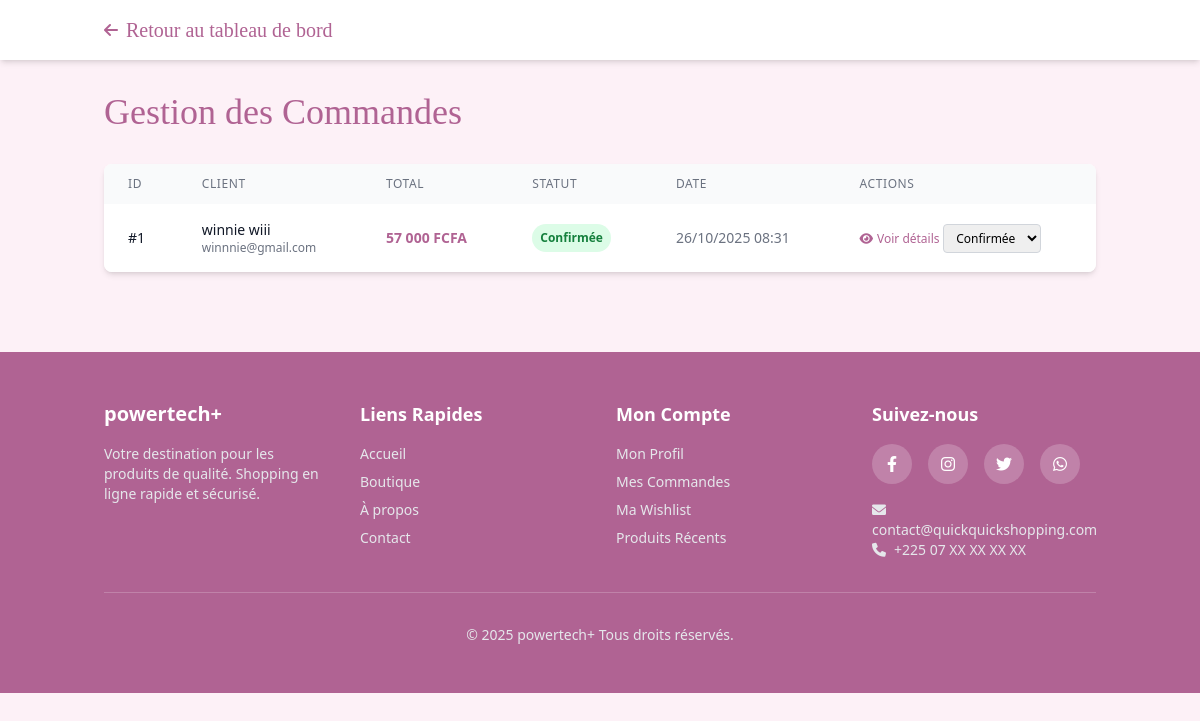
The app's page /admin/orders.php (signed in) with its own data.
### tables this page shows
CREATE TABLE `orders` (
  `id` int(11) NOT NULL,
  `customer_id` int(11) NOT NULL,
  `total_amount` decimal(10,2) NOT NULL,
  `status` enum('pending','confirmed','shipped','delivered','cancelled') DEFAULT 'pending',
  `payment_method` varchar(50) DEFAULT NULL,
  `payment_status` enum('pending','paid','failed','refunded') DEFAULT 'pending',
  `shipping_address` text DEFAULT NULL,
  `tracking_number` varchar(100) DEFAULT NULL,
  `created_at` timestamp NOT NULL DEFAULT current_timestamp(),
  `updated_at` timestamp NOT NULL DEFAULT current_timestamp() ON UPDATE current_timestamp()
);

CREATE TABLE `users` (
  `id` int(11) NOT NULL,
  `name` varchar(100) NOT NULL,
  `email` varchar(100) NOT NULL,
  `password` varchar(255) NOT NULL,
  `role` enum('admin','seller','customer') NOT NULL DEFAULT 'customer',
  `phone` varchar(20) DEFAULT NULL,
  `address` text DEFAULT NULL,
  `status` enum('active','pending','suspended','rejected') DEFAULT 'active',
  `total_sales` decimal(12,2) DEFAULT 0.00,
  `created_at` timestamp NOT NULL DEFAULT current_timestamp(),
  `updated_at` timestamp NOT NULL DEFAULT current_timestamp() ON UPDATE current_timestamp()
);

### admin/orders.php (the view, shortened to what this page needs)
<?php
include '../config/db.php';
$orders = [];
try {
    $stmt = $bdd->query("
        SELECT o.*, u.name as customer_name, u.email
        FROM orders o
        LEFT JOIN users u ON o.customer_id = u.id
        ORDER BY o.created_at DESC
    ");
    $orders = $stmt->fetchAll(PDO::FETCH_ASSOC);
} catch (Exception $e) {
    error_log('Erreur récupération commandes: ' . $e->getMessage());
    $orders = [];
}
?>
<!DOCTYPE html>
<html lang="fr">
<head>
    <script src="https://cdn.tailwindcss.com"></script>
    <link href="https://cdnjs.cloudflare.com/ajax/libs/font-awesome/6.0.0/css/all.min.css" rel="stylesheet">
</head>
<body class="bg-[#fdf1f7] min-h-screen">
    <header class="bg-white shadow-md sticky top-0 z-50">
        <div class="container mx-auto px-4 py-4">
            <div class="flex items-center justify-between">
                <a href="dashboard.php" class="flex items-center space-x-2">
                    <i class="fas fa-arrow-left text-[#b06393]"></i>
                    <span class="text-xl font-serif text-[#b06393]">Retour au tableau de bord</span>
                </a>
            </div>
        </div>
    </header>
    <div class="container mx-auto px-4 py-8">
        <div class="max-w-7xl mx-auto">
            <h1 class="text-4xl font-serif text-[#b06393] mb-8">Gestion des Commandes</h1>
            <?php if (empty($orders)): ?>
                <div class="bg-white rounded-lg shadow-md p-12 text-center">
                    <i class="fas fa-shopping-bag text-6xl text-gray-300 mb-4"></i>
                    <h3 class="text-2xl font-serif text-gray-700 mb-2">Aucune commande</h3>
                    <p class="text-gray-600">Il n'y a pas encore de commandes sur la plateforme.</p>
                </div>
            <?php else: ?>
                <div class="bg-white rounded-lg shadow-md overflow-hidden">
                    <div class="overflow-x-auto">
                        <table class="w-full">
                            <thead class="bg-gray-50">
                                <tr>
                                    <th class="px-6 py-3 text-left text-xs font-medium text-gray-500 uppercase tracking-wider">ID</th>
                                    <th class="px-6 py-3 text-left text-xs font-medium text-gray-500 uppercase tracking-wider">Client</th>
                                    <th class="px-6 py-3 text-left text-xs font-medium text-gray-500 uppercase tracking-wider">Total</th>
                                    <th class="px-6 py-3 text-left text-xs font-medium text-gray-500 uppercase tracking-wider">Statut</th>
                                    <th class="px-6 py-3 text-left text-xs font-medium text-gray-500 uppercase tracking-wider">Date</th>
                                    <th class="px-6 py-3 text-left text-xs font-medium text-gray-500 uppercase tracking-wider">Actions</th>
                                </tr>
                            </thead>
                            <tbody class="bg-white divide-y divide-gray-200">
                                <?php foreach ($orders as $order): ?>
                                    <tr class="hover:bg-gray-50">
                                        <td class="px-6 py-4 whitespace-nowrap">
                                            <div class="text-sm font-medium text-gray-900">#<?= $order['id'] ?></div>
                                        </td>
                                        <td class="px-6 py-4 whitespace-nowrap">
                                            <div class="text-sm font-medium text-gray-900"><?= htmlspecialchars($order['customer_name'] ?? 'N/A') ?></div>
                                            <div class="text-xs text-gray-500"><?= htmlspecialchars($order['email'] ?? 'N/A') ?></div>
                                        </td>
                                        <td class="px-6 py-4 whitespace-nowrap">
                                            <div class="text-sm font-bold text-[#b06393]">
                                                <?= number_format($order['total_amount'], 0, ',', ' ') ?> FCFA
                                            </div>
                                        </td>
                                        <td class="px-6 py-4 whitespace-nowrap">
                                            <?php
                                            $status_labels = [
                                                'pending' => ['label' => 'En attente', 'color' => 'bg-yellow-100 text-yellow-700'],
                                                'confirmed' => ['label' => 'Confirmée', 'color' => 'bg-green-100 text-green-700'],
                                                'shipped' => ['label' => 'Expédiée', 'color' => 'bg-blue-100 text-blue-700'],
                                                'delivered' => ['label' => 'Livrée', 'color' => 'bg-green-100 text-green-700'],
                                                'cancelled' => ['label' => 'Annulée', 'color' => 'bg-red-100 text-red-700']
                                            ];
                                            $status_info = $status_labels[$order['status']] ?? ['label' => ucfirst($order['status']), 'color' => 'bg-gray-100 text-gray-700'];
                                            ?>
                                            <span class="px-2 py-1 inline-flex text-xs leading-5 font-semibold rounded-full <?= $status_info['color'] ?>">
                                                <?= $status_info['label'] ?>
                                            </span>
                                        </td>
                                        <td class="px-6 py-4 whitespace-nowrap text-sm text-gray-500">
                                            <?= date('d/m/Y H:i', strtotime($order['created_at'])) ?>
                                        </td>
                                        <td class="px-6 py-4 whitespace-nowrap text-sm font-medium">
                                            <div class="space-y-2">
                                                <button onclick="showOrderDetails(<?= $order['id'] ?>)"
                                                        class="text-[#b06393] hover:text-[#d87eb6] transition text-xs">
                                                    <i class="fas fa-eye mr-1"></i>Voir détails
                                                </button>
                                                <form method="POST" class="inline">
                                                    <select name="status" onchange="this.form.submit()" class="text-xs border border-gray-300 rounded px-2 py-1 focus:outline-none focus:ring-2 focus:ring-[#b06393]">
                                                        <option value="confirmed" <?= $order['status'] === 'confirmed' ? 'selected' : '' ?>>Confirmée</option>
                                                    </select>
                                                </form>
                                            </div>
                                        </td>
                                    </tr>
                                <?php endforeach; ?>
                            </tbody>
                        </table>
                    </div>
                </div>
            <?php endif; ?>
        </div>
    </div>
    <?php include '../includes/footer.php'; ?>
</body>
</html>

### records on screen
orders: id "1", customer.name "winnie wiii", customer.email "winnnie@gmail.com", total_amount "57 000", status "Confirmée", created_at "26/10/2025 08:31"
